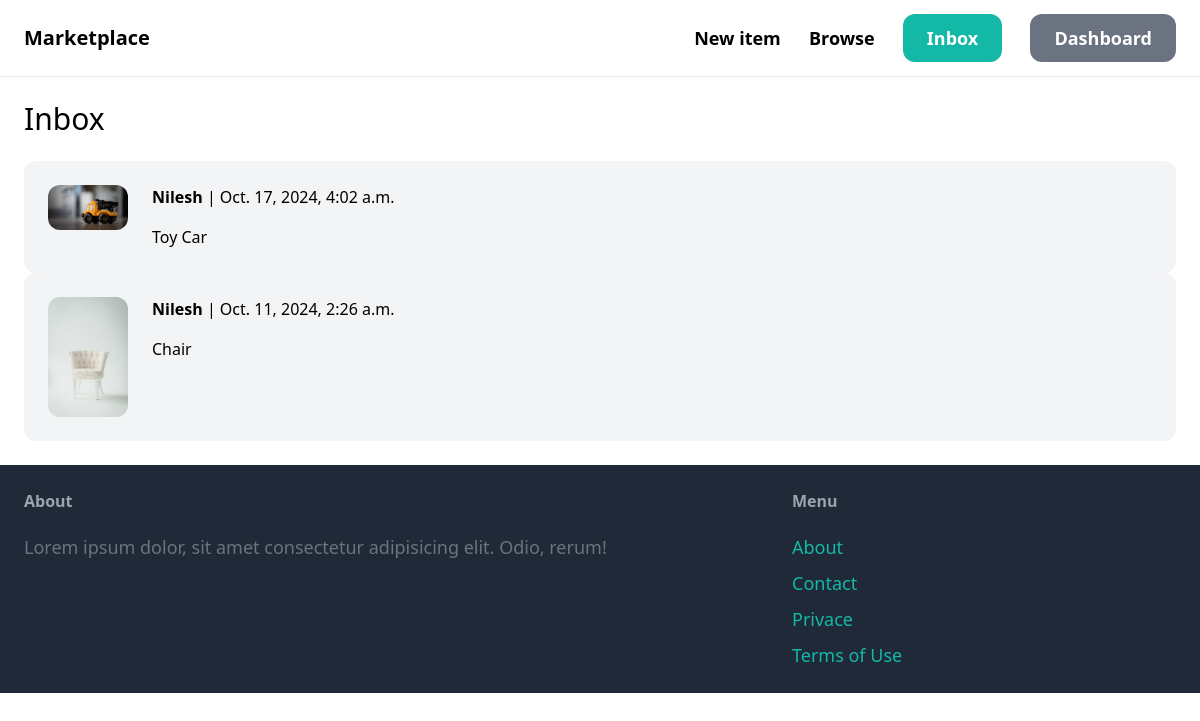
Screenshot of /inbox/ (signed in) with the database file from the repository.
### communication/models.py (models this page shows)
class Conversation(models.Model):
    item = models.ForeignKey(items,related_name='conversations', on_delete = models.CASCADE)
    members = models.ManyToManyField(User,related_name='conversations')
    created_at = models.DateTimeField(auto_now_add=True)
    modified_at = models.DateTimeField(auto_now=True)
    class Meta:
        ordering = ('-modified_at',)

### item/models.py (models this page shows, shortened)
class items(models.Model):
    category = models.ForeignKey(categories,related_name="item",on_delete=models.CASCADE)
    name = models.CharField(max_length = 255)
    description = models.TextField(null=True, blank = True)
    price = models.FloatField()
    image = models.ImageField(upload_to="item_images",blank=True,null=True)
    is_sold = models.BooleanField(default=False)
    created_by = models.ForeignKey(User,related_name="item",on_delete = models.CASCADE)
    created_at = models.DateTimeField(auto_now_add=True)
    class Meta:
        verbose_name_plural = "Items"

### communication/views.py (the view)
# urls.py: path('',views.inbox,name='inbox'),
@login_required
def inbox(request):
    conversations = Conversation.objects.filter(members__in=[request.user.id])
    return render(request, 'conversation/inbox.html',{
        'conversations': conversations
    })

### communication/templates/conversation/inbox.html (shortened to what this page needs)
{% extends 'core/base.html' %}
{%block content %}
<h1 class="mb-6 text-3xl">Inbox</h1>
<div class="space-y-6">
    {% for conversation in conversations %}
    <a href="{% url 'communication:detail' conversation.id %}">
        <div class="p-6 flex bg-gray-100 rounded-xl">
            <div class="pr-6">
                <img src="{{conversation.item.image.url}}" class="w-20 rounded-xl" />
            </div>
            <div>
                {% for member in conversation.members.all %}
                    {% if member == request.user %}
                        <p class="mb-4"><strong>{{member.username}}</strong> | {{conversation.modified_at}}</p>
                        <p>{{conversation.item.name}}</p>
                    {%endif%}
                {%endfor%}
            </div>
        </div>
    </a>
    {%endfor%}
</div>
{%endblock%}

### rows the page displays
Conversation: item.image (picture), modified_at "Oct. 17, 2024, 4:02 a.m.", item.name "Toy Car"
Conversation: item.image (picture), modified_at "Oct. 11, 2024, 2:26 a.m.", item.name "Chair"

### other values shown
{{ member.username }} "Nilesh"
